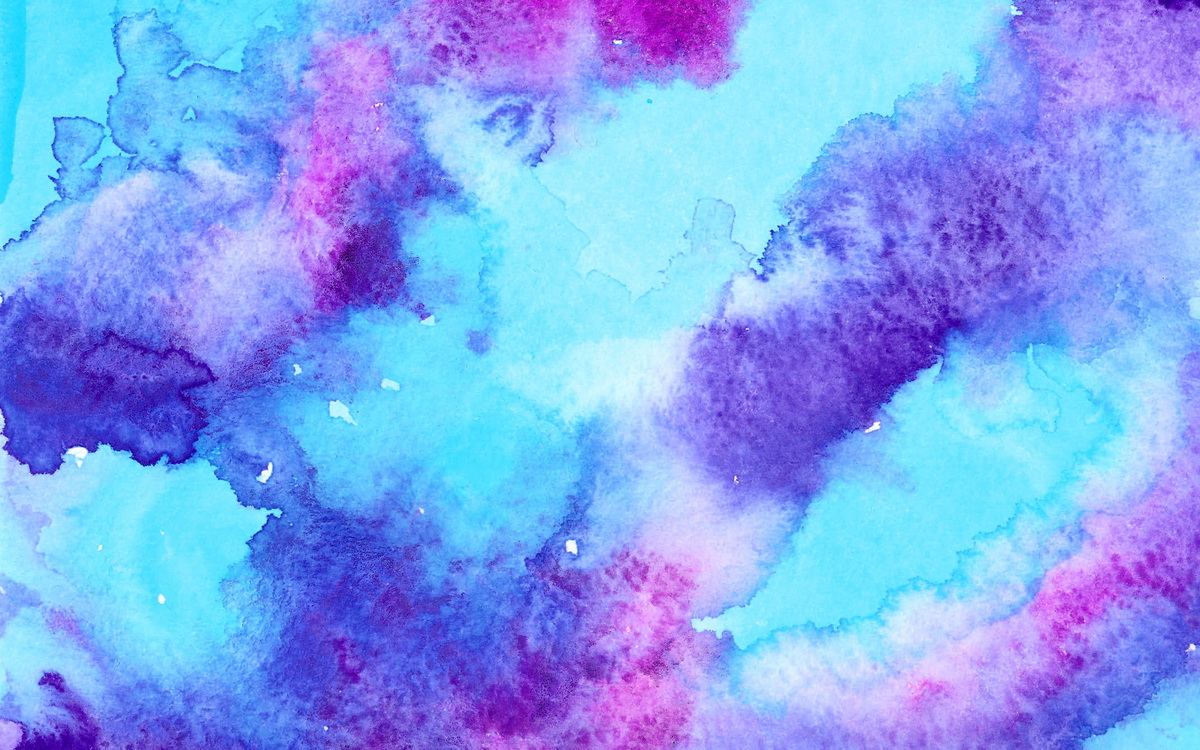
#> input picture images/2.jpg, 1200 x 750 px
$ python -i feature_extractors.py   (imports and definitions only)
#> lines starting #> are read from the running program, lines starting #| are printed output that depends on the picture
#> further down, picture is the input picture: shape (750, 1200, 3); mean B, G, R 241.5, 163.9, 129.4
import numpy as np
import cv2
from scipy.stats import skew
import pickle
import os


class ColorDistance():

    # [73 lines left out: functions _divide_to_grids, _get_grid_info, extract_feature_vector, calc_distance, not called in this run]


class HistogramComparison():
    @staticmethod
    def extract_feature_vector(image):
        image = cv2.resize(image,(600,600))
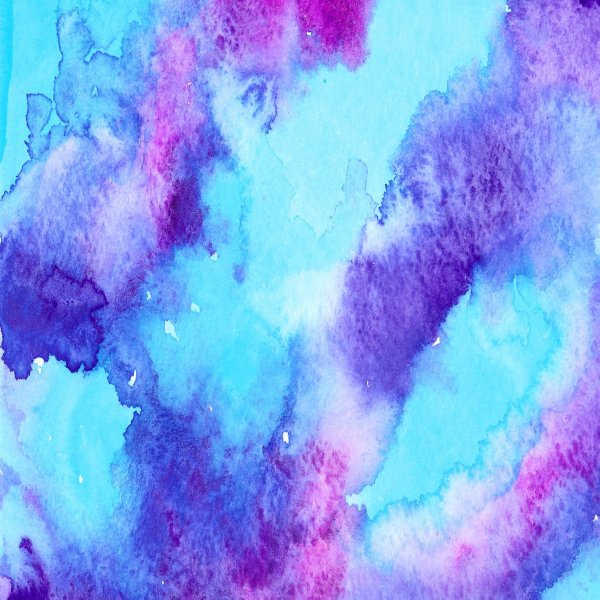
#> image: shape (600, 600, 3); mean of channels 0, 1, 2 241.4, 163.8, 129.3; drawn as B, G, R

        #convert images to HSV
        img1_hsv = cv2.cvtColor(image, cv2.COLOR_BGR2HSV)
#> img1_hsv: shape (600, 600, 3); mean H, S, V 111.8, 132.1, 241.4


        #calculate Hist of 2 images and normalize them
        hist_img1 = cv2.calcHist([img1_hsv], [0,1], None, [180,256], [0,180,0,256])
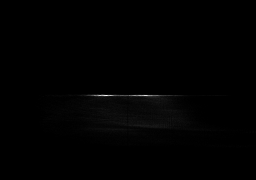
#> hist_img1: shape (180, 256) float32; min 0, max 1434, mean 7.8; drawn with min black and max white
        cv2.normalize(hist_img1, hist_img1, alpha=0, beta=1, norm_type=cv2.NORM_MINMAX)


        return hist_img1

    # [13 lines left out: function compare_hist, not called in this run]


class SiftComparison():
    # [23 lines left out: functions sift_key_des_extracrors, sift_compare, not called in this run]

>>> import cv2
>>> picture = cv2.imread('images/2.jpg')
>>> result = HistogramComparison().extract_feature_vector(picture)
